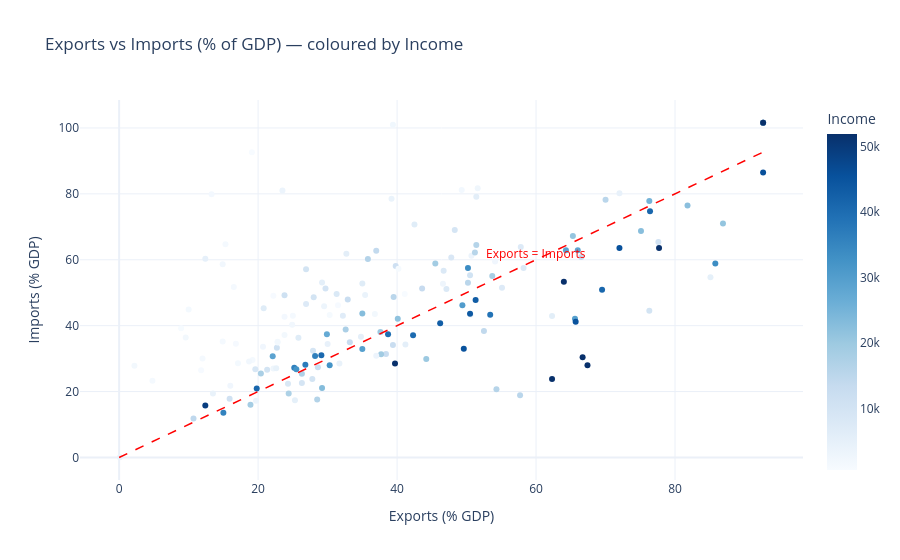

Source (notebook cell):
### Code cell
# ── 5.7  Exports vs Imports comparison ───────────────────────────────────────
fig = px.scatter(
    df_clean, x='exports', y='imports',
    hover_name='country',
    color='income',
    color_continuous_scale='Blues',
    title='Exports vs Imports (% of GDP) — coloured by Income',
    labels={'exports': 'Exports (% GDP)', 'imports': 'Imports (% GDP)',
            'income': 'Income'},
    template='plotly_white', size_max=15
)
fig.add_shape(type='line', x0=0, y0=0, x1=df_clean['exports'].max(),
              y1=df_clean['exports'].max(),
              line=dict(dash='dash', color='red', width=1.5))
fig.add_annotation(text='Exports = Imports', x=60, y=62,
                   showarrow=False, font=dict(color='red'))
fig.show()
print("📌 Insight: Countries above the diagonal are net importers (trade deficit)."
      " High-income countries tend to cluster around balanced trade.")

### Figure 1 — Plotly figure (JSON) as saved in the notebook; plotly's stock layout.template omitted (floating-point values rounded to 4 significant figures; data arrays with more than 128 entries replaced by an {"elided": "..."} marker saying what was removed)
{"data": [{"hovertemplate": "<b>%{hovertext}</b><br><br>Exports (% GDP)=%{x}<br>Imports (% GDP)=%{y}<br>Income=%{marker.color}<extra></extra>", "hovertext": {"elided": "167 str values"}, "legendgroup": "", "marker": {"color": {"elided": "167 float values"}, "coloraxis": "coloraxis", "symbol": "circle"}, "mode": "markers", "name": "", "orientation": "v", "showlegend": false, "type": "scatter", "x": {"elided": "167 float values"}, "xaxis": "x", "y": {"elided": "167 float values"}, "yaxis": "y"}], "layout": {"annotations": [{"font": {"color": "red"}, "showarrow": false, "text": "Exports = Imports", "x": 60, "y": 62}], "coloraxis": {"colorbar": {"title": {"text": "Income"}}, "colorscale": [[0, "rgb(247,251,255)"], [0.125, "rgb(222,235,247)"], [0.25, "rgb(198,219,239)"], [0.375, "rgb(158,202,225)"], [0.5, "rgb(107,174,214)"], [0.625, "rgb(66,146,198)"], [0.75, "rgb(33,113,181)"], [0.875, "rgb(8,81,156)"], [1, "rgb(8,48,107)"]]}, "legend": {"tracegroupgap": 0}, "shapes": [{"line": {"color": "red", "dash": "dash", "width": 1.5}, "type": "line", "x0": 0, "x1": 92.67, "y0": 0, "y1": 92.67}], "title": {"text": "Exports vs Imports (% of GDP) — coloured by Income"}, "xaxis": {"anchor": "y", "domain": [0, 1], "title": {"text": "Exports (% GDP)"}}, "yaxis": {"anchor": "x", "domain": [0, 1], "title": {"text": "Imports (% GDP)"}}}}
